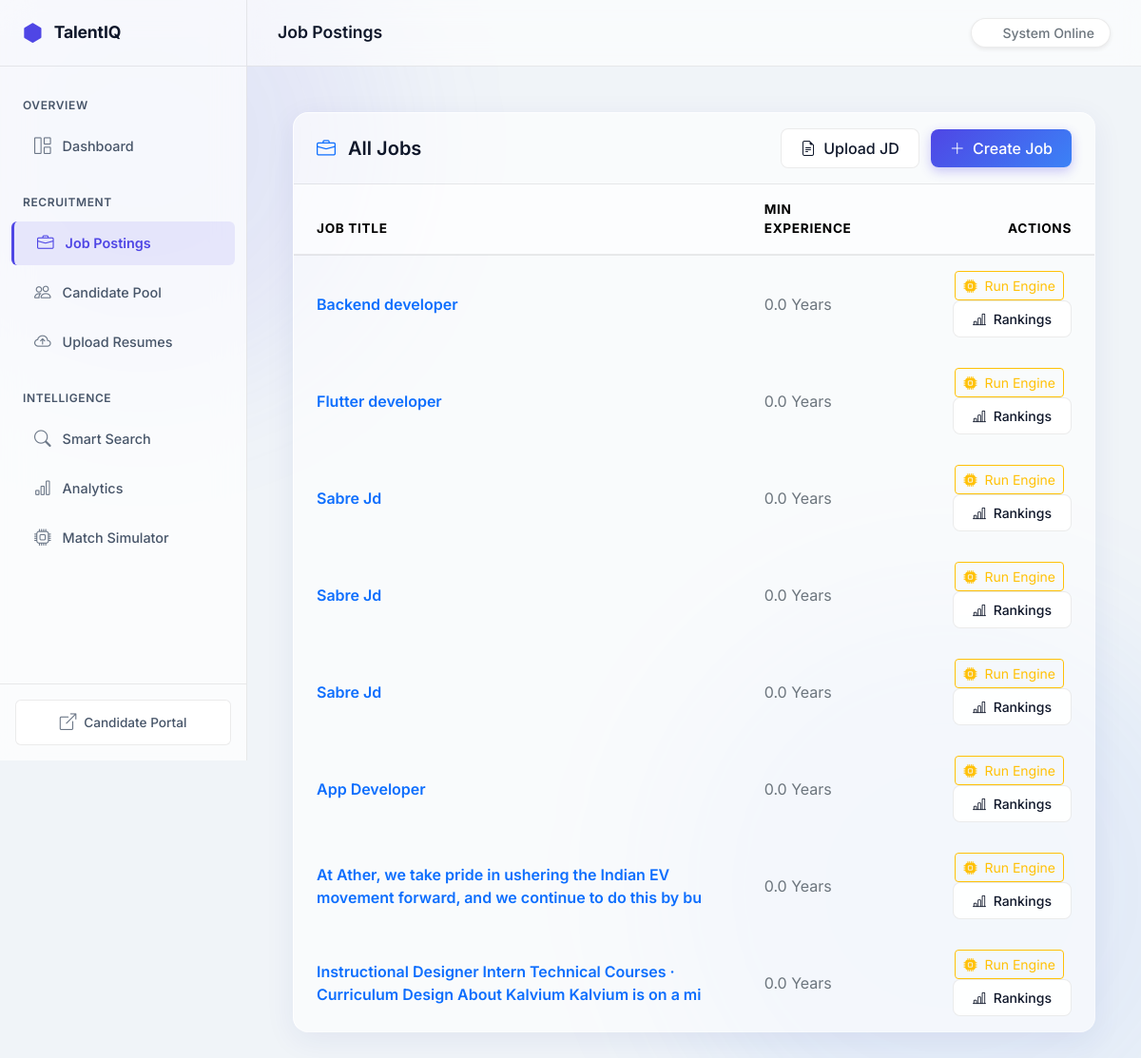
The app's page /hr/jobs/ with its own data.
### jobs/models.py (models this page shows)
class Job(models.Model):
    title = models.CharField(max_length=200)
    description = models.TextField()
    min_experience = models.FloatField(default=0)
    candidates = models.ManyToManyField('candidates.Candidate', related_name='applied_jobs', blank=True)
    created_at = models.DateTimeField(auto_now_add=True)

### jobs/views.py (the view)
# urls.py: path('jobs/', JobListView.as_view(), name='list'),
class JobListView(ListView):
    model = Job
    template_name = 'hr/jobs/list.html'
    context_object_name = 'jobs'
    paginate_by = 10
    def get_queryset(self):
        return Job.objects.prefetch_related('jobskill_set__skill').order_by('-created_at')

### templates/hr/jobs/list.html
{% extends "hr/base.html" %}
{% block page_title %}Job Postings{% endblock %}
{% block content %}
<div class="glass-card hover-elevate">
    <div class="card-header d-flex justify-content-between align-items-center py-3">
        <span class="fs-5 fw-semibold"><i class="bi bi-briefcase text-primary me-2"></i> All Jobs</span>
        <div>
            <a href="{% url 'jobs:upload' %}" class="btn btn-outline-premium me-2"><i class="bi bi-file-earmark-text me-1"></i> Upload JD</a>
            <a href="{% url 'jobs:add' %}" class="btn btn-premium"><i class="bi bi-plus-lg me-1"></i> Create Job</a>
        </div>
    </div>
    <div class="table-responsive">
        <table class="table table-hover table-borderless mb-0 align-middle">
            <thead class="table-light">
                <tr>
                    <th class="ps-4">Job Title</th>
                    <th>Min Experience</th>
                    <th class="text-end pe-4">Actions</th>
                </tr>
            </thead>
            <tbody>
                {% for j in jobs %}
                <tr>
                    <td class="ps-4 fw-semibold text-primary"><a href="{% url 'jobs:detail' j.pk %}" class="text-decoration-none">{{ j.title }}</a></td>
                    <td class="text-secondary">{{ j.min_experience }} Years</td>
                    <td class="text-end pe-4">
                        <a href="{% url 'matching:run' j.pk %}" class="btn btn-sm btn-outline-warning me-2"><i class="bi bi-cpu-fill me-1"></i> Run Engine</a>
                        <a href="{% url 'matching:results' j.pk %}" class="btn btn-sm btn-outline-premium"><i class="bi bi-bar-chart-line me-1"></i> Rankings</a>
                    </td>
                </tr>
                {% empty %}
                <tr><td colspan="3" class="text-center py-5 text-secondary">No job postings found. Create one to get started.</td></tr>
                {% endfor %}
            </tbody>
        </table>
    </div>
</div>
{% endblock %}

### templates/hr/base.html (style rules this page uses)
:root { --bg-main: #f0f4f8; --bg-surface: rgba(255, 255, 255, 0.7); --bg-elevated: rgba(255, 255, 255, 0.9); --border-color: rgba(0, 0, 0, 0.08); --color-primary: #4f46e5; --color-secondary: #3b82f6; --color-success: #10b981; --color-warning: #f59e0b; --color-danger: #ef4444; --text-primary: #0f172a; --text-secondary: #475569; --sidebar-width: 260px; --transition-base: all 0.25s cubic-bezier(0.4, 0, 0.2, 1); }
body { font-family: 'Inter', sans-serif; background-color: var(--bg-main); color: var(--text-primary); overflow-x: hidden; -webkit-font-smoothing: antialiased; position: relative; }
body::before, body::after { content: ""; position: fixed; border-radius: 50%; filter: blur(80px); z-index: -1; opacity: 0.5; }
body::before { top: -100px; left: -100px; width: 500px; height: 500px; background: rgba(99, 102, 241, 0.2); }
body::after { bottom: -100px; right: -100px; width: 600px; height: 600px; background: rgba(59, 130, 246, 0.15); }
a { text-decoration: none; transition: var(--transition-base); }
.glass-card { background: rgba(255, 255, 255, 0.6); backdrop-filter: blur(20px) saturate(150%); -webkit-backdrop-filter: blur(20px) saturate(150%); border: 1px solid rgba(255, 255, 255, 0.3); border-top: 1px solid rgba(255, 255, 255, 0.8); border-left: 1px solid rgba(255, 255, 255, 0.8); border-radius: 16px; box-shadow: 0 8px 32px 0 rgba(31, 38, 135, 0.07); transition: var(--transition-base); overflow: hidden; }
.glass-card .card-header { background: transparent; border-bottom: 1px solid var(--border-color); padding: 1.25rem 1.5rem; font-weight: 600; }
.btn-premium { background: linear-gradient(135deg, var(--color-primary), var(--color-secondary)); color: white; border: none; border-radius: 8px; font-weight: 500; padding: 0.5rem 1.25rem; box-shadow: 0 4px 12px rgba(79, 70, 229, 0.3); transition: var(--transition-base); }
.btn-outline-premium { background: var(--bg-elevated); color: var(--text-primary); border: 1px solid var(--border-color); border-radius: 8px; font-weight: 500; padding: 0.5rem 1.25rem; transition: var(--transition-base); }
.table { color: var(--text-primary); vertical-align: middle; }
.table > :not(caption) > * > * { padding: 1rem 1.25rem; background-color: transparent; border-bottom-color: var(--border-color); }
.table-light { background-color: rgba(255,255,255,0.5) !important; color: var(--text-secondary); font-size: 0.85rem; text-transform: uppercase; letter-spacing: 0.05em; border-bottom: 2px solid var(--border-color); }

### records on screen
Job: title "Backend developer", min_experience "0.0"
Job: title "Flutter developer", min_experience "0.0"
Job: title "Sabre Jd", min_experience "0.0"
Job: title "Sabre Jd", min_experience "0.0"
Job: title "Sabre Jd", min_experience "0.0"
Job: title "App Developer", min_experience "0.0"
Job: title "At Ather, we take pride in ushering the Indian EV movement forward, and we continue to do this by bu", min_experience "0.0"
Job: title "Instructional Designer Intern Technical Courses · Curriculum Design About Kalvium Kalvium is on a mi", min_experience "0.0"
